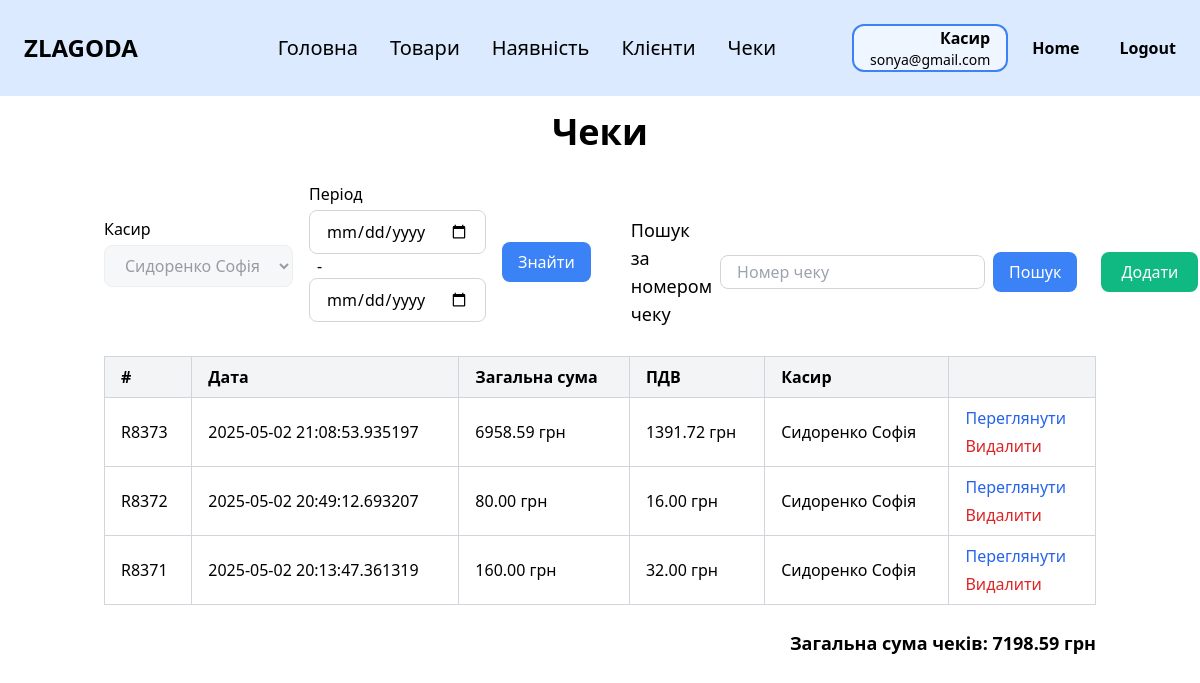
Page /receipts (signed in) on the earlier database version.
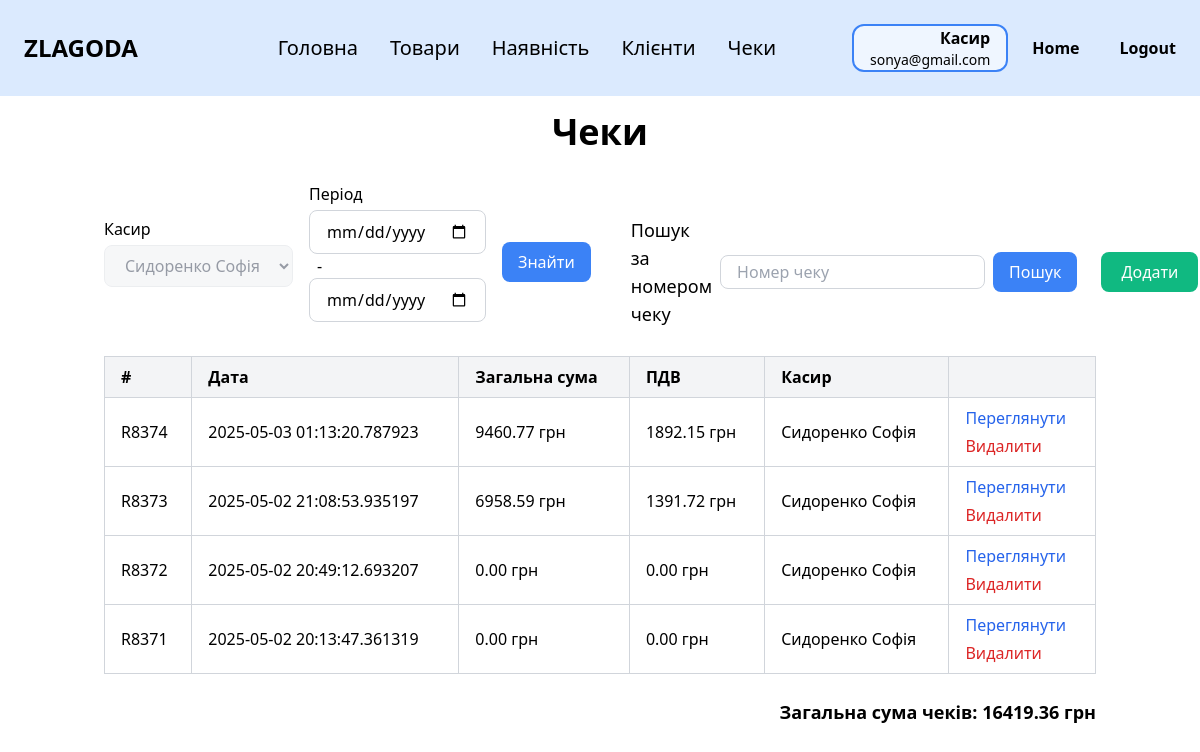
Same page on the later database version.
### tables this page shows
CREATE TABLE receipt (
                receipt_number TEXT PRIMARY KEY,
                date TIMESTAMP NOT NULL,
                customer_card_number TEXT,
                employee_id INTEGER NOT NULL,
                FOREIGN KEY (customer_card_number) REFERENCES customer_card (card_number),
                FOREIGN KEY (employee_id) REFERENCES employee (id)
            );

CREATE TABLE employee (
                id INTEGER PRIMARY KEY,
                last_name TEXT NOT NULL,
                first_name TEXT NOT NULL,
                middle_name TEXT,
                position TEXT NOT NULL,
                salary REAL NOT NULL,
                start_date DATE NOT NULL,
                birth_date DATE NOT NULL,
                phone TEXT NOT NULL,
                city TEXT NOT NULL,
                street TEXT NOT NULL,
                postal_code TEXT NOT NULL,
                password TEXT NOT NULL,
                email TEXT NOT NULL UNIQUE
            );

### zlg_website/views/receipts.py (the view)
@views.route('/receipts')
@login_required
def receipts():
    employee_id = request.args.get('employee_id', type=int)
    date_from = request.args.get('date_from')
    date_to = request.args.get('date_to')
    sort = request.args.get('sort', 'date')
    order = request.args.get('order', 'desc')
    search_query = request.args.get('search', '').strip()
    receipt_table = 'receipt'
    employee_table = 'employee'
    receiptitem_table = 'receipt_item'
    storeproduct_table = 'store_product'
    query_parts = [
        "SELECT r.receipt_number, r.date, r.customer_card_number, "
        "e.first_name, e.last_name, e.id as employee_id"
    ]
    query_parts.append(f"FROM {receipt_table} r")
    query_parts.append(f"JOIN {employee_table} e ON r.employee_id = e.id")
    where_conditions = []
    params = {}
    if current_user.position == 'Касир':
        where_conditions.append("r.employee_id = :user_id")
        params['user_id'] = current_user.id
    elif employee_id:
        where_conditions.append("r.employee_id = :employee_id")
        params['employee_id'] = employee_id
    if date_from:
        where_conditions.append("DATE(r.date) >= DATE(:date_from)")
        params['date_from'] = date_from
    if date_to:
        where_conditions.append("DATE(r.date) <= DATE(:date_to)")
        params['date_to'] = date_to
    if search_query:
        where_conditions.append("r.receipt_number LIKE :search_query")
        params['search_query'] = f"{search_query}%"
    if where_conditions:
        query_parts.append("WHERE " + " AND ".join(where_conditions))
    sort_field = "r.date" if sort == 'date' else sort
    sort_direction = "ASC" if order == 'asc' else "DESC"
    query_parts.append(f"ORDER BY {sort_field} {sort_direction}")
    main_query = " ".join(query_parts)
    receipts_data = db.session.execute(text(main_query), params).mappings().all()
    receipts = []
    total_sum = 0
    for r in receipts_data:
        items_query = text(f"""
            SELECT ri.upc, ri.quantity,
                   CASE WHEN sp.is_promotional THEN sp.promo_price ELSE sp.price END AS price
            FROM {receiptitem_table} ri
            JOIN {storeproduct_table} sp ON ri.upc = sp.upc
            WHERE ri.receipt_number = :receipt_number
        """)
        items = db.session.execute(items_query, {'receipt_number': r['receipt_number']}).mappings().all()
        receipt_total = sum(item['price'] * item['quantity'] for item in items) if items else 0
        total_sum += receipt_total
        receipts.append({
            'receipt_number': r['receipt_number'],
            'date': r['date'],
            'total_sum': receipt_total,
            'vat': receipt_total * 0.2,
            'employee': {
                'id': r['employee_id'],
                'first_name': r['first_name'],
                'last_name': r['last_name'],
            }
        })
    employees = db.session.execute(text(f"SELECT * FROM {employee_table}")).mappings().all()
    return render_template(
        'receipts.html',
        user=current_user,
        receipts=receipts,
        employees=employees,
        total_sum=total_sum,
        sort=sort,
        order=order,
        search_query=search_query,
        employee_id=employee_id,
        date_from=date_from,
        date_to=date_to
    )

### zlg_website/__init__.py (called while the page is built)
def create_app():
    app = Flask(__name__)
    app.config['SECRET_KEY'] = 'zlagoda'
    app.config['SQLALCHEMY_DATABASE_URI'] = f'sqlite:///{os.path.join(app.instance_path, DB_NAME)}'
    app.config['SQLALCHEMY_TRACK_MODIFICATIONS'] = False
    db.init_app(app)
    from .views import views
    from .auth import auth
    app.register_blueprint(views, url_prefix='/')
    app.register_blueprint(auth, url_prefix='/')
    from .models import Employee, Category, Product
    with app.app_context():
        if database_is_empty(app):
            create_database(app)
    login_manager = LoginManager()
    login_manager.login_view = 'auth.login'
    login_manager.init_app(app)
    @login_manager.user_loader
    def load_user(id):
        return Employee.get_by_id(id)
    return app

### zlg_website/templates/receipts.html (shortened to what the changed rows need)
{% extends "base.html" %}
{% block content %}
<div class="py-4">
    <h1 class="text-4xl font-bold mb-6 text-center">Чеки</h1>
    <div class="overflow-x-auto">
        <table class="min-w-full border-collapse border border-gray-300">
            <thead>
            <tr class="bg-gray-100">
                <th class="border border-gray-300 px-4 py-2 text-left">
                    #
                </th>
                <th class="border border-gray-300 px-4 py-2 text-left">
                    <a href="{{ url_for('views.receipts', sort='date', order='desc' if sort == 'date' and order == 'asc' else 'asc') }}"
                       class="hover:underline">
                        Дата
                    </a>
                </th>
                <th class="border border-gray-300 px-4 py-2 text-left">
                    Загальна сума
                </th>
                <th class="border border-gray-300 px-4 py-2 text-left">
                    ПДВ
                </th>
                <th class="border border-gray-300 px-4 py-2 text-left">
                    Касир
                </th>
                <th class="border border-gray-300 px-4 py-2 text-left">
                </th>
            </tr>
            </thead>
            <tbody>
            {% if receipts %}
            {% for receipt in receipts %}
            <tr>
                <td class="border border-gray-300 px-4 py-2">{{ receipt.receipt_number }}</td>
                <td class="border border-gray-300 px-4 py-2">{{ receipt.date }}</td>
                <td class="border border-gray-300 px-4 py-2">{{ "%.2f"|format(receipt.total_sum) }} грн</td>
                <td class="border border-gray-300 px-4 py-2">{{ "%.2f"|format(receipt.vat) }} грн</td>
                <td class="border border-gray-300 px-4 py-2">{{ receipt.employee.last_name }} {{
                    receipt.employee.first_name }}
                </td>
                <td class="border border-gray-300 px-4 py-2">
                    <div class="flex flex-col space-y-1">
                        <a href="{{ url_for('views.view_receipt', receipt_number=receipt.receipt_number) }}"
                           class="text-blue-600 hover:underline">Переглянути</a>
                        <form method="POST"
                              action="{{ url_for('views.delete_receipt', receipt_number=receipt.receipt_number) }}"
                              onsubmit="return confirm('Ви впевнені, що хочете видалити цей чек?')" class="inline">
                            <button type="submit" class="text-red-600 hover:underline">Видалити</button>
                        </form>
                    </div>
                </td>
            </tr>
            {% endfor %}
            {% else %}
            <tr>
                <td colspan="6" class="border border-gray-300 px-4 py-2 text-center">Немає результатів</td>
            </tr>
            {% endif %}
            </tbody>
        </table>
    </div>
    <div class="mt-6 text-right">
        <div class="font-bold text-lg">
            Загальна сума чеків: {% if receipts %}{{ total_sum }} грн{% else %}0 грн{% endif %}
        </div>
    </div>
</div>
{% endblock %}

Differences in the rows shown:
added receipt: receipt_number "R8374", date "2025-05-03 01:13:20.787923", total_sum "9460.77", vat "1892.15", employee.last_name "Сидоренко", employee.first_name "Софія"
computed for receipt "R8372": total_sum "80.00" → "0.00"; vat "16.00" → "0.00"
computed for receipt "R8371": total_sum "160.00" → "0.00"; vat "32.00" → "0.00"
Other differences:
{{ total_sum }}: "7198.59" → "16419.36"
